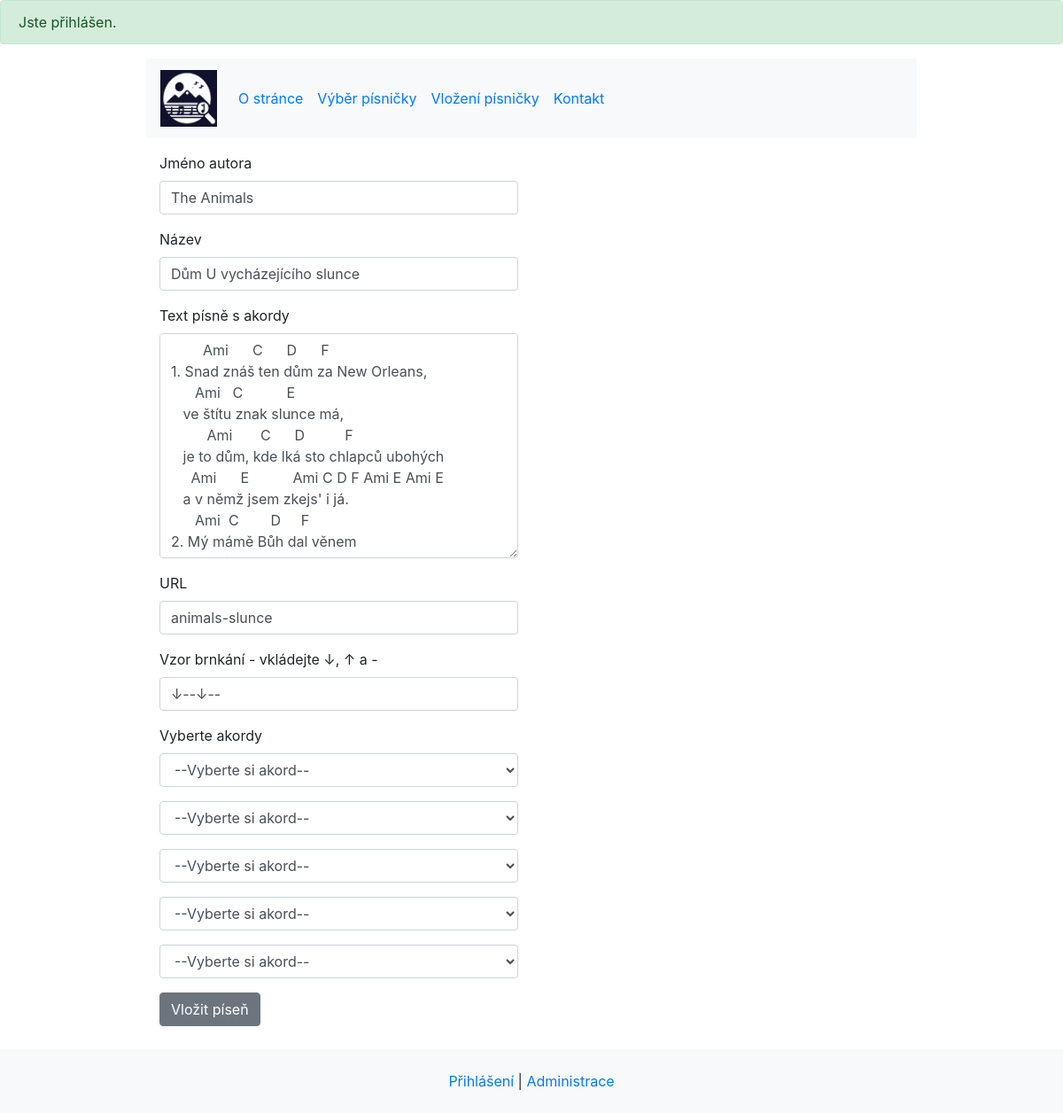
/editor/animals-slunce (signed in), run on the app's committed database.
### tables this page shows
CREATE TABLE IF NOT EXISTS `songs` (
  `song_id` int(11) NOT NULL AUTO_INCREMENT,
  `strumming_pattern` text NOT NULL,
  `artist` varchar(155) NOT NULL,
  `title` varchar(155) NOT NULL,
  `lyrics` text NOT NULL,
  `url` varchar(155) NOT NULL,
  PRIMARY KEY (`song_id`),
  UNIQUE KEY `url` (`url`)
);

### index.php (called while the page is built, shortened)
<?php
$router = new RouterController();
$router->process(array($_SERVER["REQUEST_URI"]));
$router->renderView();

### controllers/EditorController.php (called while the page is built, shortened)
<?php
class EditorController extends Controller {
    public function process(array $parameters): void {
        $songsManager = new SongsManager();
        $chords = $songsManager->getChords();
        if ($_POST) {
            $keys = array('artist', 'title', 'lyrics', 'url', 'strumming_pattern');
            $songParameters = array_intersect_key($_POST, array_flip($keys));
            if(!empty($_POST['dropdown1']))
                $songsChords[] = array_search($_POST['dropdown1'], $chords) + 1;
            if(!empty($_POST['dropdown2']))
                $songsChords[] = array_search($_POST['dropdown2'], $chords) + 1;
            if(!empty($_POST['dropdown3']))
                $songsChords[] = array_search($_POST['dropdown3'], $chords) + 1;
            if(!empty($_POST['dropdown4']))
                $songsChords[] = array_search($_POST['dropdown4'], $chords) + 1;
            if(!empty($_POST['dropdown5']))
                $songsChords[] = array_search($_POST['dropdown5'], $chords) + 1;
            if ($_POST['song_id']) {
                $songsManager->updateSong($_POST['song_id'], $songParameters);
                $this->addMessage('success', 'Písnička byla změněna');
                $this->reroute('song/' . $songParameters['url']);
            } else {
                $songsManager->insertSong($songParameters);
                $songsManager->insertChords($songsChords);
                $this->addMessage('success', 'Písnička byla přidána.');
                $this->reroute('song/' . $songParameters['url']);
            }
        } else if (!empty($parameters[0])) {
            $loadedSong = $songsManager->getSong($parameters[0]);
            if ($loadedSong) {
                $songParameters = $loadedSong;
            } else {
                $this->reroute('error');
            }
        }
    }
}

### models/Db.php (called while the page is built, shortened)
<?php
class Db {
    private static PDO $connection;
    private static array $settings = array (
        PDO::ATTR_ERRMODE => PDO::ERRMODE_EXCEPTION,
        PDO::MYSQL_ATTR_INIT_COMMAND => "SET NAMES utf8",
        PDO::ATTR_EMULATE_PREPARES => false,
    );
    public static function connect (string $host, string $user, string $password, string $dbName): void {
        if (!isset(self::$connection)) {
            self::$connection = new PDO ("mysql:host=$host;dbname=$dbName", $user, $password, self::$settings);
        }
    }
    public static function queryOne(string $query, array $parameters = array()): array|bool {
        $return = self::$connection->prepare($query);
        $return->execute($parameters);
        return $return->fetch();
    }
}

### models/SongsManager.php (called while the page is built, shortened)
<?php
class SongsManager {
    public function getSong(string $url): array {
        return Db::queryOne('SELECT song_id, strumming_pattern, artist, title, lyrics, url '
                        . 'FROM songs '
                        . 'WHERE url = ?',
                        array($url));
    }
}

### controllers/RouterController.php (called while the page is built, shortened)
<?php
class RouterController extends Controller {
    protected Controller $controller;
    public function process(array $parameters): void {
        $parsedURL = $this->parseURL($parameters[0]);
        $controllerClass = $this->dashToCamel(array_shift($parsedURL)) . 'Controller';
        if (file_exists('controllers/' . $controllerClass . '.php'))
                $this->controller = new $controllerClass;
        else
            $this->reroute('error');
        $this->controller->process($parsedURL);
    }
    private function parseURL(string $url): array {
        $parsedURL = parse_url($url);
        $parsedURL["path"] = ltrim($parsedURL["path"], "/");
        $parsedURL["path"] = trim($parsedURL["path"]);
        $explodedPath = explode("/", $parsedURL["path"]);
        return $explodedPath;
    }
    private function dashToCamel(string $text): string {
        $sentence = str_replace('-', ' ', $text);
        $sentence = ucwords($sentence);
        $sentence = str_replace(' ', '', $sentence);
        return $sentence;
    }
}

### views/editor.phtml (the view, shortened to what this page needs)
<div class="container-fluid mb-5">
    <div class="row">
        <div class="col-lg-6">
            <form method="post">
                <div class="form-group">
                    <label for="artist">Jméno autora</label>
                    <input type="text" class="form-control" name="artist" id="artist" value="<?=$songParameters['artist']?>">
                </div>
                <div class="form-group">
                    <label for="title">Název</label>
                    <input type="text" class="form-control" id="title" name="title" value="<?=$songParameters['title']?>">
                </div>
                <div class="form-group">
                    <label for="lyrics">Text písně s akordy</label>
                    <textarea rows="10" id="lyrics" class="form-control" name="lyrics"><?=$songParameters['lyrics']?></textarea>
                </div>
                <div class="form-group">
                    <label for="url">URL</label>
                    <input id="url" class="form-control" name="url" value="<?=$songParameters['url']?>">
                </div>
                <div class="form-group">
                    <label for="strumming_pattern">Vzor brnkání - vkládejte &darr;, &uarr; a -</label>
                    <input type="text" id="strumming_pattern" class="form-control" name="strumming_pattern" value="<?=$songParameters['strumming_pattern']?>">
                </div>
                <div class="form-group">
                    <label for="dropdown">Vyberte akordy</label>
                    <select class="form-control" id="dropdown" name="dropdown1">
                        <option disabled selected value>--Vyberte si akord--</option>
                    </select>
                </div>
                <div class="form-group">
                    <select class="form-control" name="dropdown2">
                        <option disabled selected value>--Vyberte si akord--</option>
                    </select>
                </div>
                <div class="form-group">
                    <select class="form-control" name="dropdown3">
                        <option disabled selected value>--Vyberte si akord--</option>
                    </select>
                </div>
                <div class="form-group">
                    <select class="form-control" name="dropdown4">
                        <option disabled selected value>--Vyberte si akord--</option>
                    </select>
                </div>
                <div class="form-group">
                    <select class="form-control" name="dropdown5">
                        <option disabled selected value>--Vyberte si akord--</option>
                    </select>
                </div>
                <button type="submit" class="btn btn-secondary">Vložit píseň</button>
            </form>
        </div>
    </div>
</div>

### data on the page
songs: artist "The Animals", title "Dům U vycházejícího slunce", url "animals-slunce", strumming_pattern "↓--↓--"

### other printed values
$message['message'] "Jste přihlášen."
